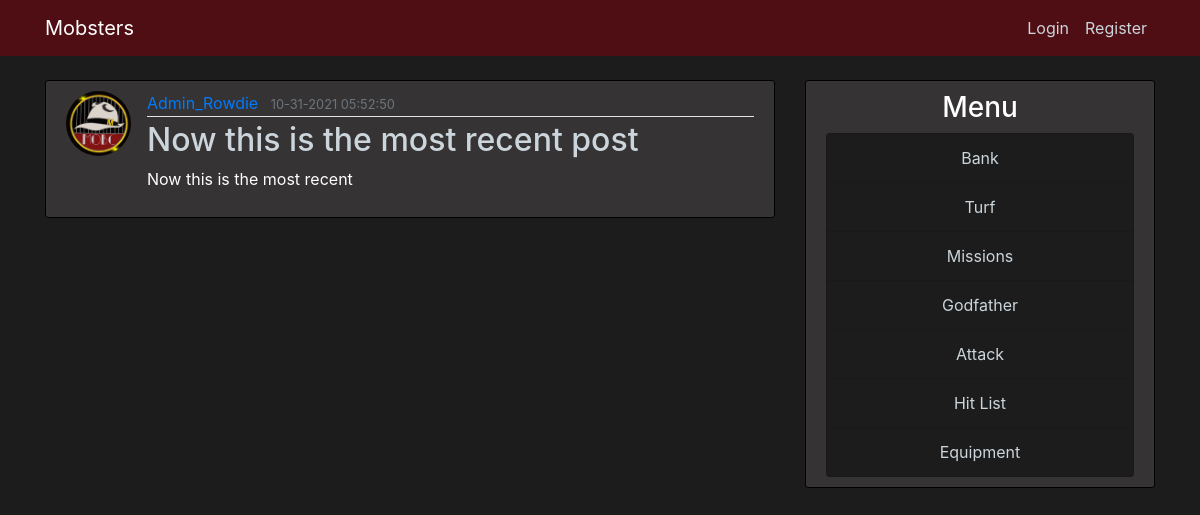
Page /post/10 on the earlier database version.
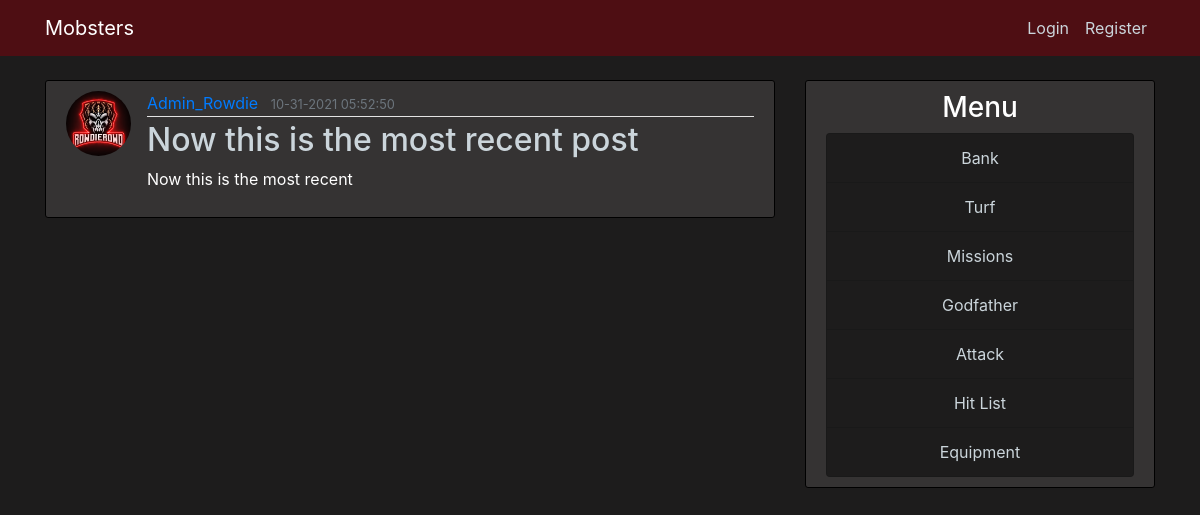
Same page on the later database version.
### mobster/models.py (models this page shows, shortened)
class User(db.Model, UserMixin):
    id = db.Column(db.Integer, primary_key=True)
    username = db.Column(db.String(20), unique=True, nullable=False)
    email = db.Column(db.String(120), unique=True, nullable=False)
    image_file = db.Column(db.String(20), nullable=False, default='default.jpg')
    password = db.Column(db.String(60), nullable=False)
    posts = db.relationship('Post', backref='author', lazy=True)

### mobster/routes.py (the view)
@app.route("/post/<int:post_id>")
def post(post_id):
    post = Post.query.get_or_404(post_id)
    return render_template('post.html', title=post.title, post=post)

### mobster/templates/post.html (shortened to what this page needs)
{% extends "layout.html" %}
{% block body %}
	<article class="media content-section">
		<img class="rounded-circle article-img" src="{{ url_for('static', filename='images/' + post.author.image_file) }}" alt="Article Image">
		<div class="media-body">
		  	<div class="article-metadata">
				<a class="mr-2" href="{{ url_for('user_pages', username=post.author.username) }}">{{ post.author.username }}</a>
				<small class="text-muted">{{ post.date_posted.strftime('%m-%d-%Y %H:%M:%S') }}</small>
		  	</div>
		  	<h2 class="article-title">{{ post.title }}</h2>
		  	<p class="article-content">{{ post.content }}</p>
		</div>
	</article>
{% endblock %}

Differences in the rows shown:
changed User "Admin_Rowdie": image_file: picture added in place of a placeholder
